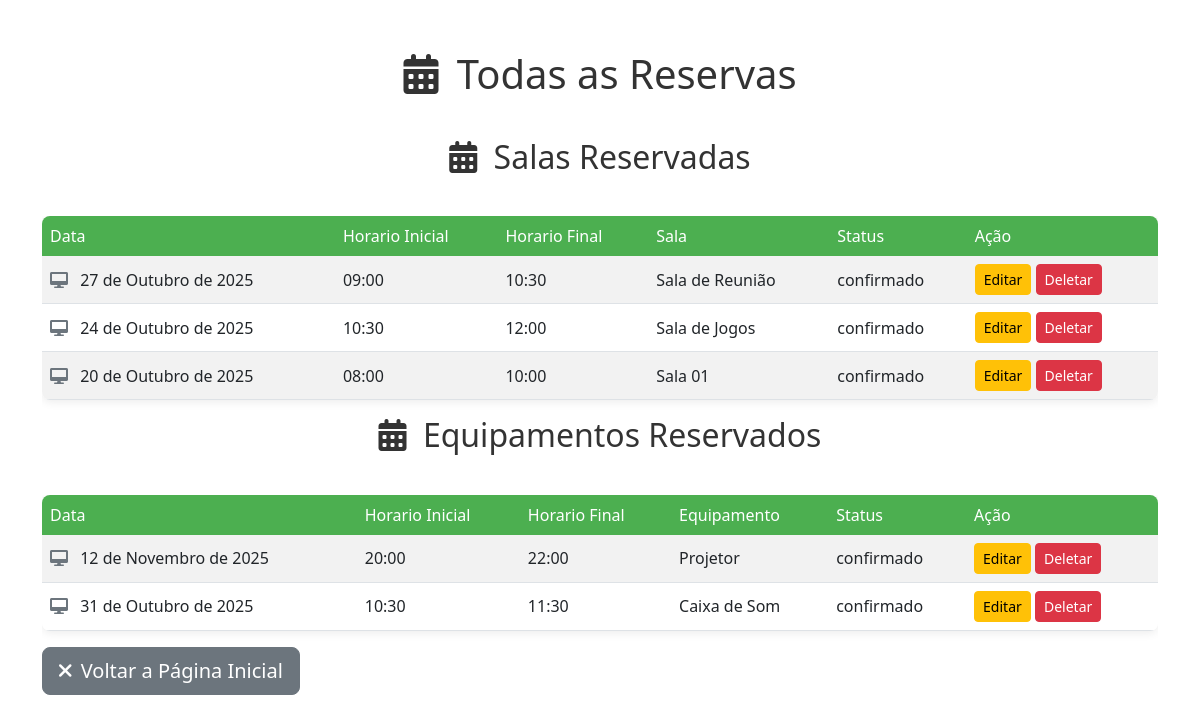
The app's page /reservas_adms/ (signed in), older data.
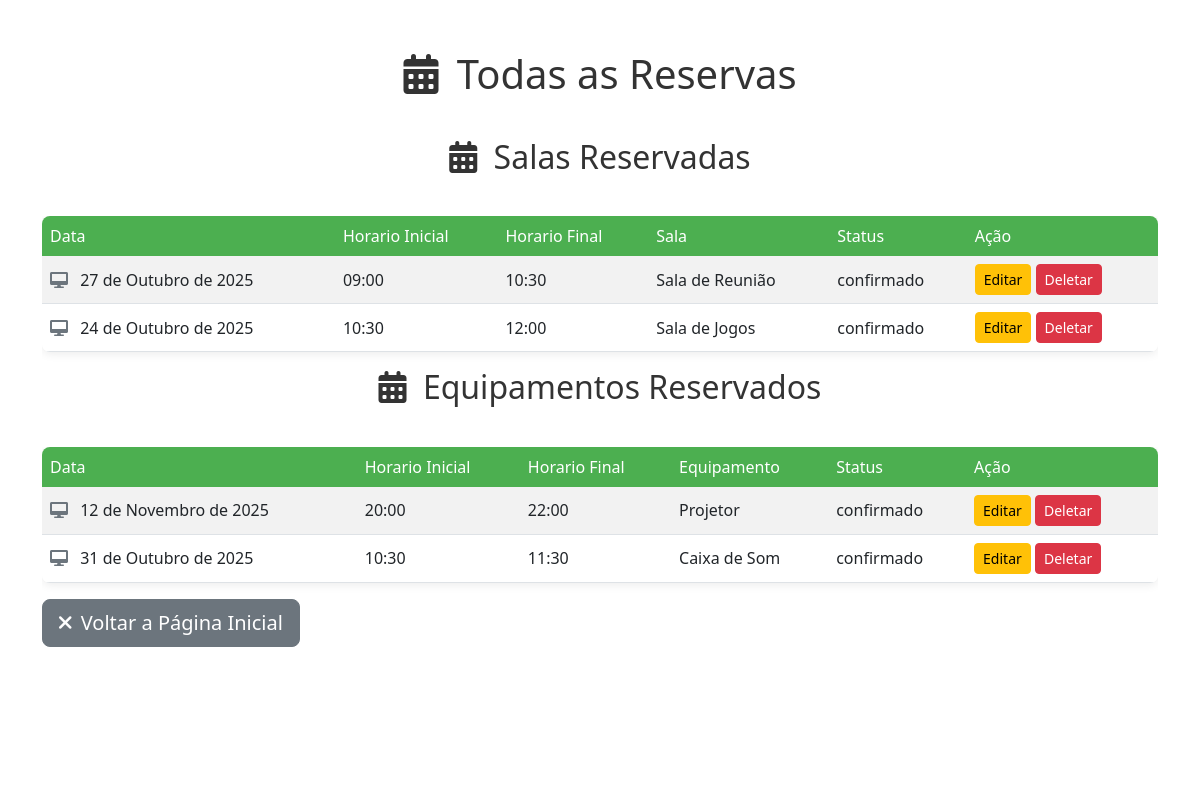
The same page, newer data.
### app/models.py (models this page shows, shortened)
class ReservaSala(models.Model):
    sala = models.ForeignKey(Sala, on_delete=models.PROTECT)
    data = models.DateField()
    hora_inicio = models.TimeField()
    hora_fim = models.TimeField()
    status = models.CharField(max_length=50, default='confirmado')

class Sala(models.Model):
    idSala = models.AutoField(primary_key=True)
    nome = models.CharField(max_length=100)
    capacidade = models.IntegerField()
    statusDisponibilidade = models.CharField(max_length=50, default='disponível')
    def __str__(self):
        return self.nome

class ReservaEquipamento(models.Model):
    equipamento = models.ForeignKey(Equipamento, on_delete=models.PROTECT)
    data = models.DateField()
    hora_inicio = models.TimeField()
    hora_fim = models.TimeField()
    status = models.CharField(max_length=50, default='confirmado')

class Equipamento(models.Model):
    idEquipamento = models.AutoField(primary_key=True)
    tipo = models.CharField(max_length=50)
    statusDisponibilidade = models.CharField(max_length=50, default='disponível')
    def __str__(self):
        return self.tipo

### app/views.py (the view)
# urls.py: path('reservas_adms/', views.reserva_for_adms, name="reservas_adms"),
@staff_member_required
def reserva_for_adms(request):
    reservasSala = ReservaSala.objects.all().order_by('-data', '-hora_inicio', '-hora_fim')
    reservasEquipamento = ReservaEquipamento.objects.all().order_by('-data', '-hora_inicio', '-hora_fim')
    return render(request, 'reserva_for_adms.html', {'reservaSala': reservasSala, 'reservaEquipamento': reservasEquipamento})

### app/templates/reserva_for_adms.html (shortened to what this page needs)
{% load static %}
<!DOCTYPE html>
<html lang="pt-br">
<head>
    <link href="https://cdn.jsdelivr.net/npm/bootstrap@5.3.0/dist/css/bootstrap.min.css" rel="stylesheet">
    <link rel="stylesheet" href="https://cdnjs.cloudflare.com/ajax/libs/font-awesome/6.0.0-beta3/css/all.min.css" />
</head>
<body>
    <div class="page-background"></div>
    <div class="container dashboard-container">
        <h1 class="welcome-header">
            <i class="fas fa-calendar-alt me-2"></i> Todas as Reservas
        </h1>
        <h2 class="welcome-header">
            <i class="fas fa-calendar-alt me-2"></i> Salas Reservadas
        </h2>
        <div class="table-responsive">
            <table class="table table-striped table-hover align-middle">
                <thead>
                    <tr>
                        <th scope="col">Data</th>
                        <th scope="col">Horario Inicial</th>
                        <th scope="col">Horario Final</th>
                        <th scope="col">Sala</th>
                        <th scope="col">Status</th>
                        <th scope="col">Ação</th>
                    </tr>
                </thead>
                <tbody>
                    {%for r in reservaSala%}
                    <tr>
                        <td><i class="fas fa-desktop me-2 text-secondary"></i> {{ r.data }}</td>
                        <td>{{ r.hora_inicio }}</td>
                        <td>{{ r.hora_fim }}</td>
                        <td>{{ r.sala }}</td>
                        <td>{{ r.status }}</td>
                        <td>
                            <a href="{% url 'editar_reserva_sala' r.id %}" class="btn btn-warning btn-sm">Editar</a>
                            <a href="{% url 'deletar_reserva_sala' r.id %}" class="btn btn-danger btn-sm">Deletar</a>
                        </td>
                    {% empty %}
                    <tr>
                        <td colspan="4" class="text-center">Nenhuma Sala reservada.</td>
                    </tr>
                    {%endfor%}
                </tbody>
            </table>
        </div>
        <h2 class="welcome-header">
            <i class="fas fa-calendar-alt me-2"></i> Equipamentos Reservados
        </h2>
        <div class="table-responsive">
            <table class="table table-striped table-hover align-middle">
                <thead>
                    <tr>
                        <th scope="col">Data</th>
                        <th scope="col">Horario Inicial</th>
                        <th scope="col">Horario Final</th>
                        <th scope="col">Equipamento</th>
                        <th scope="col">Status</th>
                        <th scope="col">Ação</th>
                    </tr>
                </thead>
                <tbody>
                    {%for r in reservaEquipamento%}
                    <tr>
                        <td><i class="fas fa-desktop me-2 text-secondary"></i> {{ r.data }}</td>
                        <td>{{ r.hora_inicio }}</td>
                        <td>{{ r.hora_fim }}</td>
                        <td>{{ r.equipamento }}</td>
                        <td>{{ r.status }}</td>
                        <td>
                            <a href="{% url 'editar_reserva_equipamento' r.id %}" class="btn btn-warning btn-sm">Editar</a>
                            <a href="{% url 'deletar_reserva_equipamento' r.id %}" class="btn btn-danger btn-sm">Deletar</a>
                        </td>
                    </tr>
                    {% empty %}
                    <tr>
                        <td colspan="4" class="text-center">Nenhum Equipamento Reservado.</td>
                    </tr>
                    {%endfor%}
                </tbody>
            </table>
        </div>
        <a href="{% url 'index_adm' %}" class="btn btn-secondary btn-lg order-md-1">
            <i class="fas fa-times me-1"></i> Voltar a Página Inicial
        </a>
    </div>
</body>
</html>

Row changes from the older to the newer data that the page shows:
removed ReservaSala: data "20 de Outubro de 2025", hora_inicio "08:00", hora_fim "10:00", sala "Sala 01", status "confirmado"
